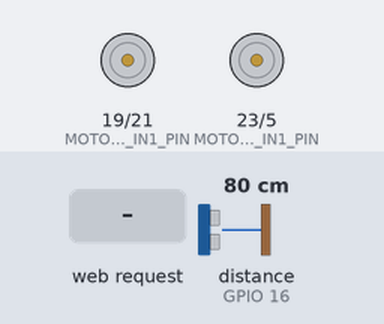
This sketch was run on a simulated ESP32. Parts: motor-driver pin pairs drawn as motors (green arrow = first pin HIGH = forward, orange = second pin HIGH = backward, longer = more drive, scaled by the enable pin). Wiring (inferred from the names in the program): ultrasonic range finder: trigger GPIO 17; echo GPIO 16. Inputs (shaded band) come from the test bench; at power-on: distance to the obstacle (sensor on GPIO 16) 80 cm. The echo pulse lasts 58.3 µs per cm; WiFi joins after 1.5 s; servers stay silent unless stated; what the sketch prints to the serial monitor is not drawn.

Above: at 2.7 s.
2.8 s: HTTP request GET /command?text=turn_left received
At 3.8 s:
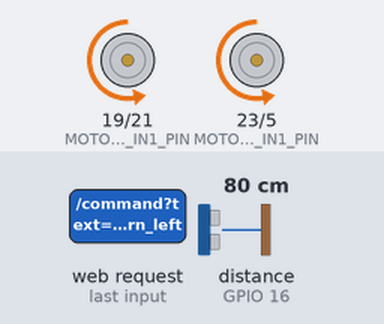
4.3 s: distance to the obstacle (sensor on GPIO 16) set to 34 cm
5.8 s: distance to the obstacle (sensor on GPIO 16) set to 27 cm
At 7.0 s:
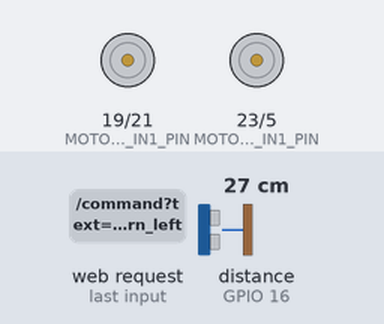
7.3 s: HTTP request GET /command?text=turn_right received
At 8.5 s:
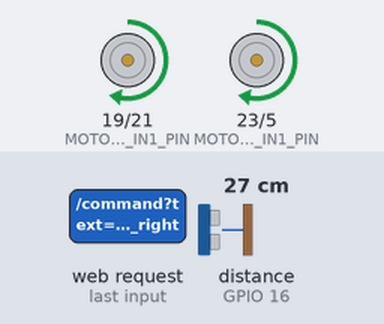
8.8 s: HTTP request GET /command?text=stop received
At 9.6 s:
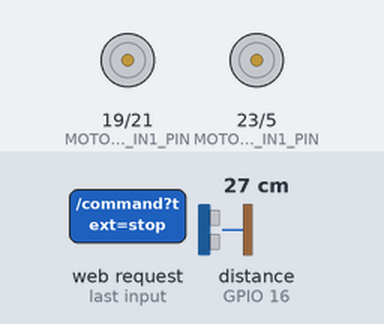
Timing chart, 0 to 11.3 s (numbered marks = the images above; inputs shaded):
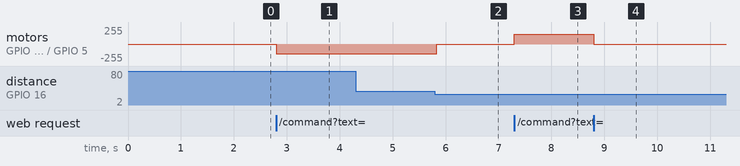

Measured:
- the behaviour switches between 31 and 30 cm on distance to the obstacle (sensor on GPIO 16) (found by bisection; images 1 and 2)
- after the input at 2.8 s, motor on GPIO 19 (MOTOR_A_IN1_PIN) / GPIO 21 (MOTOR_A_IN2_PIN), motor on GPIO 23 (MOTOR_B_IN1_PIN) / GPIO 5 (MOTOR_B_IN2_PIN): stopped → backward 149/255 at once
- after the input at 4.3 s, every drawn part: stays the same
- after the input at 5.8 s, motor on GPIO 19 (MOTOR_A_IN1_PIN) / GPIO 21 (MOTOR_A_IN2_PIN), motor on GPIO 23 (MOTOR_B_IN1_PIN) / GPIO 5 (MOTOR_B_IN2_PIN): backward 149/255 → stopped at once
- after the input at 7.3 s, motor on GPIO 19 (MOTOR_A_IN1_PIN) / GPIO 21 (MOTOR_A_IN2_PIN), motor on GPIO 23 (MOTOR_B_IN1_PIN) / GPIO 5 (MOTOR_B_IN2_PIN): stopped → forward 149/255 at once
- after the input at 8.8 s, motor on GPIO 19 (MOTOR_A_IN1_PIN) / GPIO 21 (MOTOR_A_IN2_PIN), motor on GPIO 23 (MOTOR_B_IN1_PIN) / GPIO 5 (MOTOR_B_IN2_PIN): forward 149/255 → stopped at once

The sketch:

voicecontrolled-ar-robot-esp32.ino
```cpp
#include <WiFi.h>
#include <WebServer.h>
#include <ESPmDNS.h>

// Motor control pins (change to suit your wiring!)
#define MOTOR_A_EN_PIN   18  // PWM pin for left motor speed
#define MOTOR_A_IN1_PIN  19  // left motor forward
#define MOTOR_A_IN2_PIN  21  // left motor backward
#define MOTOR_B_EN_PIN   22  // PWM pin for right motor speed
#define MOTOR_B_IN1_PIN  23  // right motor backward
#define MOTOR_B_IN2_PIN   5  // right motor forward

// PWM channels & settings
const int MOTOR_A_CHANNEL = 0;
const int MOTOR_B_CHANNEL = 1;
const int  PWM_FREQ       = 5000;  // 5 kHz PWM
const int  PWM_RES        = 8;     // 8-bit resolution (0–255)

// Ultrasonic sensor pins
#define TRIG_PIN 17   // Trigger on HC-SR04
#define ECHO_PIN 16   // Echo on HC-SR04

// Wi-Fi credentials
const char* ssid     = "MAZ";
const char* password = "12345678";
const char* host     = "rosrobot";

WebServer server(80);

// Obstacle detection
const int    OBSTACLE_DISTANCE       = 30;  // cm threshold
bool         obstacleDetected       = false;
unsigned long lastObstacleCheck     = 0;
const unsigned long OBSTACLE_CHECK_INTERVAL = 200; // ms

void setup() {
  Serial.begin(115200);
  delay(10);

  // --- Configure motor pins & PWM ---
  pinMode(MOTOR_A_IN1_PIN, OUTPUT);
  pinMode(MOTOR_A_IN2_PIN, OUTPUT);
  pinMode(MOTOR_B_IN1_PIN, OUTPUT);
  pinMode(MOTOR_B_IN2_PIN, OUTPUT);
  // Setup PWM channels
  ledcSetup(MOTOR_A_CHANNEL, PWM_FREQ, PWM_RES);
  ledcAttachPin(MOTOR_A_EN_PIN, MOTOR_A_CHANNEL);
  ledcSetup(MOTOR_B_CHANNEL, PWM_FREQ, PWM_RES);
  ledcAttachPin(MOTOR_B_EN_PIN, MOTOR_B_CHANNEL);

  // Stop motors at startup
  stopMotors();

  // --- Ultrasonic sensor setup ---
  pinMode(TRIG_PIN, OUTPUT);
  pinMode(ECHO_PIN, INPUT);
  digitalWrite(TRIG_PIN, LOW);

  // --- Connect to Wi-Fi ---
  Serial.println("\nConnecting to Wi-Fi...");
  WiFi.mode(WIFI_STA);
  WiFi.begin(ssid, password);
  while (WiFi.status() != WL_CONNECTED) {
    delay(500);
    Serial.print(".");
  }
  Serial.println("\nWi-Fi connected, IP = " + WiFi.localIP().toString());

  // --- mDNS responder ---
  if (MDNS.begin(host)) {
    Serial.println("mDNS responder started: http://" + String(host) + ".local");
  }

  // --- HTTP routes ---
  server.on("/",        handleRoot);
  server.on("/command", handleCommand);
  server.onNotFound(    handleNotFound);
  server.begin();
  Serial.println("HTTP server started");
}

void loop() {
  server.handleClient();
  MDNS.update();

  // Periodic obstacle check
  if (millis() - lastObstacleCheck > OBSTACLE_CHECK_INTERVAL) {
    checkObstacle();
    lastObstacleCheck = millis();
  }
}

void handleRoot() {
  String msg = "ROS Robot Companion\n\n";
  msg += "Commands:\n";
  msg += "  /command?text=move_forward\n";
  msg += "  /command?text=move_backward\n";
  msg += "  /command?text=turn_left\n";
  msg += "  /command?text=turn_right\n";
  msg += "  /command?text=stop\n\n";
  msg += "Distance: " + String(getDistance()) + " cm\n";
  msg += "Obstacle: " + String(obstacleDetected ? "YES" : "NO");
  server.send(200, "text/plain", msg);
}

void handleCommand() {
  String cmd = server.arg("text");
  cmd.toLowerCase();
  Serial.println("Cmd: " + cmd);

  if (cmd == "hello") {
    server.send(200, "text/plain", "hello");
    return;
  }
  if (cmd == "move_forward") {
    if (!obstacleDetected) {
      moveForward();
      server.send(200, "text/plain", "Moving forward");
    } else {
      stopMotors();
      server.send(200, "text/plain", "Obstacle detected – cannot move forward");
    }
  }
  else if (cmd == "move_backward") {
    moveBackward();
    server.send(200, "text/plain", "Moving backward");
  }
  else if (cmd == "turn_left") {
    turnLeft();
    server.send(200, "text/plain", "Turning left");
  }
  else if (cmd == "turn_right") {
    turnRight();
    server.send(200, "text/plain", "Turning right");
  }
  else if (cmd == "stop") {
    stopMotors();
    server.send(200, "text/plain", "Stopped");
  }
  else {
    server.send(400, "text/plain", "Unknown command: " + cmd);
  }
}

void handleNotFound() {
  server.send(404, "text/plain", "Not found");
}

// --- Motor control helpers ---

void moveForward() {
  digitalWrite(MOTOR_A_IN1_PIN, HIGH);
  digitalWrite(MOTOR_A_IN2_PIN, LOW);
  ledcWrite(MOTOR_A_CHANNEL, 150);  // adjust speed 0–255

  digitalWrite(MOTOR_B_IN1_PIN, LOW);
  digitalWrite(MOTOR_B_IN2_PIN, HIGH);
  ledcWrite(MOTOR_B_CHANNEL, 150);
}

void moveBackward() {
  digitalWrite(MOTOR_A_IN1_PIN, LOW);
  digitalWrite(MOTOR_A_IN2_PIN, HIGH);
  ledcWrite(MOTOR_A_CHANNEL, 150);

  digitalWrite(MOTOR_B_IN1_PIN, HIGH);
  digitalWrite(MOTOR_B_IN2_PIN, LOW);
  ledcWrite(MOTOR_B_CHANNEL, 150);
}

void turnLeft() {
  digitalWrite(MOTOR_A_IN1_PIN, LOW);
  digitalWrite(MOTOR_A_IN2_PIN, HIGH);
  ledcWrite(MOTOR_A_CHANNEL, 150);

  digitalWrite(MOTOR_B_IN1_PIN, LOW);
  digitalWrite(MOTOR_B_IN2_PIN, HIGH);
  ledcWrite(MOTOR_B_CHANNEL, 150);
}

void turnRight() {
  digitalWrite(MOTOR_A_IN1_PIN, HIGH);
  digitalWrite(MOTOR_A_IN2_PIN, LOW);
  ledcWrite(MOTOR_A_CHANNEL, 150);

  digitalWrite(MOTOR_B_IN1_PIN, HIGH);
  digitalWrite(MOTOR_B_IN2_PIN, LOW);
  ledcWrite(MOTOR_B_CHANNEL, 150);
}

void stopMotors() {
  ledcWrite(MOTOR_A_CHANNEL, 0);
  ledcWrite(MOTOR_B_CHANNEL, 0);
}

// --- Ultrasonic functions ---

float getDistance() {
  digitalWrite(TRIG_PIN, LOW);
  delayMicroseconds(2);
  digitalWrite(TRIG_PIN, HIGH);
  delayMicroseconds(10);
  digitalWrite(TRIG_PIN, LOW);

  long duration = pulseIn(ECHO_PIN, HIGH, 30000);
  if (duration == 0) return -1;  // timeout
  return (duration * 0.0343) / 2; // cm
}

void checkObstacle() {
  float d = getDistance();
  if (d > 0 && d < OBSTACLE_DISTANCE) {
    if (!obstacleDetected) {
      Serial.println("Obstacle at " + String(d) + " cm");
      stopMotors();
    }
    obstacleDetected = true;
  } else {
    obstacleDetected = false;
  }
}
```
